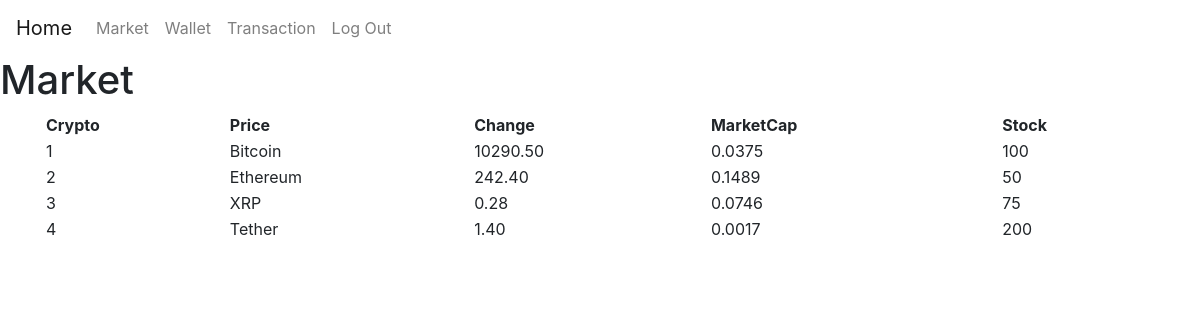
Page /app/user/MarketPage.php (signed in) on the committed database.
### tables this page shows
CREATE TABLE `cryptos` (
  `CryptoID` varchar(36) NOT NULL,
  `Name` varchar(36) NOT NULL,
  `Price` varchar(10) NOT NULL,
  `Changes` varchar(10) NOT NULL,
  `Stock` varchar(10) NOT NULL,
  `MarketCapital` decimal(10,0) GENERATED ALWAYS AS (`Price` * `Stock`) VIRTUAL
);

### app/database/database.php (called while the page is built, shortened)
<?php
class Database {
    private $host = "localhost";
    private $user = "Crypto";
    private $pwd = "CryptoTrader";
    private $dbName = "CryptoTrader";
    protected function connect() {
            $dsn = 'mysql:host=' . $this->host . ';dbname=' . $this->dbName;
            $connect = new PDO($dsn, $this->user, $this->pwd);
            $connect->setAttribute(PDO::ATTR_DEFAULT_FETCH_MODE, PDO::FETCH_ASSOC);
            $connect->setAttribute( PDO::ATTR_ERRMODE, PDO::ERRMODE_EXCEPTION );
            return $connect;
    }
    function run($sql, $params = NULL){
        $stmt = $this->connect()->prepare($sql);
        $stmt->execute($params);
        return $stmt;
    }
}

### app/user/MarketPage.php (the view, shortened to what this page needs)
<?php
include '../partials/header.php';
include '../partials/navbar.php';
require "../database/database.php";
$db = new Database();
$CryptoMarket = $db->run("SELECT * FROM Cryptos")->fetchAll();
?>
<h1>Market</h1>
<div class="container">
    <table style="width: 100%">
    <tr>
        <th>Crypto</th>
        <th>Price</th>
        <th>Change</th>
        <th>MarketCap</th>
        <th>Stock</th>
    </tr>
<?php
foreach($CryptoMarket as $row){
    echo "<tr>";
    echo "<td>" . $row['CryptoID'] . "</td>";
    echo "<td>" . $row['Name'] . "</td>";
    echo "<td>" . $row['Price'] . "</td>";
    echo "<td>" . $row['Changes'] . "</td>";
    echo "<td>" . $row['Stock'] . "</td>";
    echo"</tr>";
}
?>
 </table>
</div>
<?php
include "../partials/footer.php";
?>

### app/partials/header.php (shortened to what this page needs)
<!doctype html>
<html lang="en">
  <head>
    <link rel="stylesheet" href="https://maxcdn.bootstrapcdn.com/bootstrap/4.0.0/css/bootstrap.min.css">
  </head>

### app/partials/navbar.php (shortened to what this page needs)
<nav class="navbar navbar-expand-lg navbar-light">
  <a class="navbar-brand" href="Homepage.php">Home</a>
  <div class="collapse navbar-collapse" id="navbarSupportedContent">
    <ul class="navbar-nav mr-auto">
      <li class="nav-item">
        <a class="nav-link" href="MarketPage.php">Market <span class="sr-only">(current)</span></a>
      </li>
      <li class="nav-item">
        <a class="nav-link" href="WalletPage.php">Wallet <span class="sr-only">(current)</span></a>
      </li>
      <li class="nav-item">
        <a class="nav-link" href="TransactionPage.php">Transaction <span class="sr-only">(current)</span></a>
      </li>
      <li class="nav-item">
        <a class="nav-link" style="text-align: right" href="?action=Logout">Log Out <span class="sr-only">(current)</span></a>
      </li>
    </ul>
  </div>
</nav>

### app/partials/footer.php (shortened to what this page needs)
</html>

### rows in the picture
cryptos: CryptoID "1", Name "Bitcoin", Price "10290.50", Changes "0.0375", Stock "100"
cryptos: CryptoID "2", Name "Ethereum", Price "242.40", Changes "0.1489", Stock "50"
cryptos: CryptoID "3", Name "XRP", Price "0.28", Changes "0.0746", Stock "75"
cryptos: CryptoID "4", Name "Tether", Price "1.40", Changes "0.0017", Stock "200"
